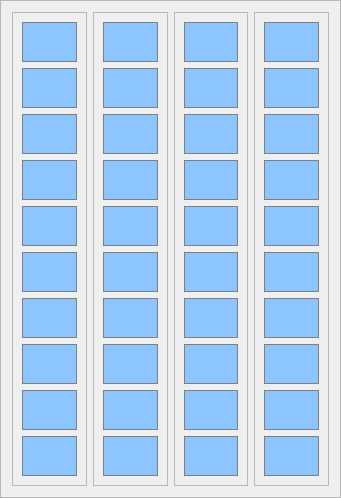
   <widget class="QFrame" name="Page">
    <property name="geometry">
     <rect>
      <x>180</x>
      <y>50</y>
      <width>341</width>
      <height>281</height>
     </rect>
    </property>
    <property name="frameShape">
     <enum>QFrame::StyledPanel</enum>
    </property>
    <property name="frameShadow">
     <enum>QFrame::Raised</enum>
    </property>
    <layout class="QHBoxLayout" name="horizontalLayout">
     <item>
      <widget class="QFrame" name="P_1">
       <property name="frameShape">
        <enum>QFrame::StyledPanel</enum>
       </property>
       <property name="frameShadow">
        <enum>QFrame::Raised</enum>
       </property>
       <layout class="QVBoxLayout" name="verticalLayout_4">
        <item>
         <widget class="QLabel" name="I_00">
          <property name="styleSheet">
           <string notr="true">background:rgb(141, 198, 255);
color:white;
border: 1px solid gray;
padding: 5px;
font-weight: bold;
text-align: center;</string>
          </property>
          <property name="text">
           <string>&lt;html&gt;&lt;head/&gt;&lt;body&gt;&lt;p align=&quot;center&quot;&gt;&lt;br/&gt;&lt;/p&gt;&lt;/body&gt;&lt;/html&gt;</string>
          </property>
         </widget>
        </item>
        <item>
         <widget class="QLabel" name="I_01">
          <property name="styleSheet">
           <string notr="true">background:rgb(141, 198, 255);
color:white;
border: 1px solid gray;
padding: 5px;
font-weight: bold;
text-align: center;</string>
          </property>
          <property name="text">
           <string>&lt;html&gt;&lt;head/&gt;&lt;body&gt;&lt;p align=&quot;center&quot;&gt;&lt;br/&gt;&lt;/p&gt;&lt;/body&gt;&lt;/html&gt;</string>
          </property>
         </widget>
        </item>
        <item>
         <widget class="QLabel" name="I_02">
          <property name="styleSheet">
           <string notr="true">background:rgb(141, 198, 255);
color:white;
border: 1px solid gray;
padding: 5px;
font-weight: bold;
text-align: center;</string>
          </property>
          <property name="text">
           <string>&lt;html&gt;&lt;head/&gt;&lt;body&gt;&lt;p align=&quot;center&quot;&gt;&lt;br/&gt;&lt;/p&gt;&lt;/body&gt;&lt;/html&gt;</string>
          </property>
         </widget>
        </item>
        <item>
         <widget class="QLabel" name="I_03">
          <property name="styleSheet">
           <string notr="true">background:rgb(141, 198, 255);
color:white;
border: 1px solid gray;
padding: 5px;
font-weight: bold;
text-align: center;</string>
          </property>
          <property name="text">
           <string>&lt;html&gt;&lt;head/&gt;&lt;body&gt;&lt;p align=&quot;center&quot;&gt;&lt;br/&gt;&lt;/p&gt;&lt;/body&gt;&lt;/html&gt;</string>
          </property>
         </widget>
        </item>
        <item>
         <widget class="QLabel" name="I_04">
          <property name="styleSheet">
           <string notr="true">background:rgb(141, 198, 255);
color:white;
border: 1px solid gray;
padding: 5px;
font-weight: bold;
text-align: center;</string>
          </property>
          <property name="text">
           <string>&lt;html&gt;&lt;head/&gt;&lt;body&gt;&lt;p align=&quot;center&quot;&gt;&lt;br/&gt;&lt;/p&gt;&lt;/body&gt;&lt;/html&gt;</string>
          </property>
         </widget>
        </item>
        <item>
         <widget class="QLabel" name="I_05">
          <property name="styleSheet">
           <string notr="true">background:rgb(141, 198, 255);
color:white;
border: 1px solid gray;
padding: 5px;
font-weight: bold;
text-align: center;</string>
          </property>
          <property name="text">
           <string>&lt;html&gt;&lt;head/&gt;&lt;body&gt;&lt;p align=&quot;center&quot;&gt;&lt;br/&gt;&lt;/p&gt;&lt;/body&gt;&lt;/html&gt;</string>
          </property>
         </widget>
        </item>
        <item>
         <widget class="QLabel" name="I_06">
          <property name="styleSheet">
           <string notr="true">background:rgb(141, 198, 255);
color:white;
border: 1px solid gray;
padding: 5px;
font-weight: bold;
text-align: center;</string>
          </property>
          <property name="text">
           <string>&lt;html&gt;&lt;head/&gt;&lt;body&gt;&lt;p align=&quot;center&quot;&gt;&lt;br/&gt;&lt;/p&gt;&lt;/body&gt;&lt;/html&gt;</string>
          </property>
         </widget>
        </item>
        <item>
         <widget class="QLabel" name="I_07">
          <property name="styleSheet">
           <string notr="true">background:rgb(141, 198, 255);
color:white;
border: 1px solid gray;
padding: 5px;
font-weight: bold;
text-align: center;</string>
          </property>
          <property name="text">
           <string>&lt;html&gt;&lt;head/&gt;&lt;body&gt;&lt;p align=&quot;center&quot;&gt;&lt;br/&gt;&lt;/p&gt;&lt;/body&gt;&lt;/html&gt;</string>
          </property>
         </widget>
        </item>
        <item>
         <widget class="QLabel" name="I_08">
          <property name="styleSheet">
           <string notr="true">background:rgb(141, 198, 255);
color:white;
border: 1px solid gray;
padding: 5px;
font-weight: bold;
text-align: center;</string>
          </property>
          <property name="text">
           <string>&lt;html&gt;&lt;head/&gt;&lt;body&gt;&lt;p align=&quot;center&quot;&gt;&lt;br/&gt;&lt;/p&gt;&lt;/body&gt;&lt;/html&gt;</string>
          </property>
         </widget>
        </item>
        <item>
         <widget class="QLabel" name="I_09">
          <property name="styleSheet">
           <string notr="true">background:rgb(141, 198, 255);
color:white;
border: 1px solid gray;
padding: 5px;
font-weight: bold;
text-align: center;</string>
          </property>
          <property name="text">
           <string>&lt;html&gt;&lt;head/&gt;&lt;body&gt;&lt;p align=&quot;center&quot;&gt;&lt;br/&gt;&lt;/p&gt;&lt;/body&gt;&lt;/html&gt;</string>
          </property>
         </widget>
        </item>
       </layout>
      </widget>
     </item>
     <item>
      <widget class="QFrame" name="P_2">
       <property name="frameShape">
        <enum>QFrame::StyledPanel</enum>
       </property>
       <property name="frameShadow">
        <enum>QFrame::Raised</enum>
       </property>
       <layout class="QVBoxLayout" name="verticalLayout_5">
        <item>
         <widget class="QLabel" name="I_10">
          <property name="styleSheet">
           <string notr="true">background:rgb(141, 198, 255);
color:white;
border: 1px solid gray;
padding: 5px;
font-weight: bold;
text-align: center;</string>
          </property>
          <property name="text">
           <string>&lt;html&gt;&lt;head/&gt;&lt;body&gt;&lt;p align=&quot;center&quot;&gt;&lt;br/&gt;&lt;/p&gt;&lt;/body&gt;&lt;/html&gt;</string>
          </property>
         </widget>
        </item>
        <item>
         <widget class="QLabel" name="I_11">
          <property name="styleSheet">
           <string notr="true">background:rgb(141, 198, 255);
color:white;
border: 1px solid gray;
padding: 5px;
font-weight: bold;
text-align: center;</string>
          </property>
          <property name="text">
           <string>&lt;html&gt;&lt;head/&gt;&lt;body&gt;&lt;p align=&quot;center&quot;&gt;&lt;br/&gt;&lt;/p&gt;&lt;/body&gt;&lt;/html&gt;</string>
          </property>
         </widget>
        </item>
        <item>
         <widget class="QLabel" name="I_12">
          <property name="styleSheet">
           <string notr="true">background:rgb(141, 198, 255);
color:white;
border: 1px solid gray;
padding: 5px;
font-weight: bold;
text-align: center;</string>
          </property>
          <property name="text">
           <string>&lt;html&gt;&lt;head/&gt;&lt;body&gt;&lt;p align=&quot;center&quot;&gt;&lt;br/&gt;&lt;/p&gt;&lt;/body&gt;&lt;/html&gt;</string>
          </property>
         </widget>
        </item>
        <item>
         <widget class="QLabel" name="I_13">
          <property name="styleSheet">
           <string notr="true">background:rgb(141, 198, 255);
color:white;
border: 1px solid gray;
padding: 5px;
font-weight: bold;
text-align: center;</string>
          </property>
          <property name="text">
           <string>&lt;html&gt;&lt;head/&gt;&lt;body&gt;&lt;p align=&quot;center&quot;&gt;&lt;br/&gt;&lt;/p&gt;&lt;/body&gt;&lt;/html&gt;</string>
          </property>
         </widget>
        </item>
        <item>
         <widget class="QLabel" name="I_14">
          <property name="styleSheet">
           <string notr="true">background:rgb(141, 198, 255);
color:white;
border: 1px solid gray;
padding: 5px;
font-weight: bold;
text-align: center;</string>
          </property>
          <property name="text">
           <string>&lt;html&gt;&lt;head/&gt;&lt;body&gt;&lt;p align=&quot;center&quot;&gt;&lt;br/&gt;&lt;/p&gt;&lt;/body&gt;&lt;/html&gt;</string>
          </property>
         </widget>
        </item>
        <item>
         <widget class="QLabel" name="I_15">
          <property name="styleSheet">
           <string notr="true">background:rgb(141, 198, 255);
color:white;
border: 1px solid gray;
padding: 5px;
font-weight: bold;
text-align: center;</string>
          </property>
          <property name="text">
           <string>&lt;html&gt;&lt;head/&gt;&lt;body&gt;&lt;p align=&quot;center&quot;&gt;&lt;br/&gt;&lt;/p&gt;&lt;/body&gt;&lt;/html&gt;</string>
          </property>
         </widget>
        </item>
        <item>
         <widget class="QLabel" name="I_16">
          <property name="styleSheet">
           <string notr="true">background:rgb(141, 198, 255);
color:white;
border: 1px solid gray;
padding: 5px;
font-weight: bold;
text-align: center;</string>
          </property>
          <property name="text">
           <string>&lt;html&gt;&lt;head/&gt;&lt;body&gt;&lt;p align=&quot;center&quot;&gt;&lt;br/&gt;&lt;/p&gt;&lt;/body&gt;&lt;/html&gt;</string>
          </property>
         </widget>
        </item>
        <item>
         <widget class="QLabel" name="I_17">
          <property name="styleSheet">
           <string notr="true">background:rgb(141, 198, 255);
color:white;
border: 1px solid gray;
padding: 5px;
font-weight: bold;
text-align: center;</string>
          </property>
          <property name="text">
           <string>&lt;html&gt;&lt;head/&gt;&lt;body&gt;&lt;p align=&quot;center&quot;&gt;&lt;br/&gt;&lt;/p&gt;&lt;/body&gt;&lt;/html&gt;</string>
          </property>
         </widget>
        </item>
        <item>
         <widget class="QLabel" name="I_18">
          <property name="styleSheet">
           <string notr="true">background:rgb(141, 198, 255);
color:white;
border: 1px solid gray;
padding: 5px;
font-weight: bold;
text-align: center;</string>
          </property>
          <property name="text">
           <string>&lt;html&gt;&lt;head/&gt;&lt;body&gt;&lt;p align=&quot;center&quot;&gt;&lt;br/&gt;&lt;/p&gt;&lt;/body&gt;&lt;/html&gt;</string>
          </property>
         </widget>
        </item>
        <item>
         <widget class="QLabel" name="I_19">
          <property name="styleSheet">
           <string notr="true">background:rgb(141, 198, 255);
color:white;
border: 1px solid gray;
padding: 5px;
font-weight: bold;
text-align: center;</string>
          </property>
          <property name="text">
           <string>&lt;html&gt;&lt;head/&gt;&lt;body&gt;&lt;p align=&quot;center&quot;&gt;&lt;br/&gt;&lt;/p&gt;&lt;/body&gt;&lt;/html&gt;</string>
          </property>
         </widget>
        </item>
       </layout>
      </widget>
     </item>
     <item>
      <widget class="QFrame" name="P_3">
       <property name="frameShape">
        <enum>QFrame::StyledPanel</enum>
       </property>
       <property name="frameShadow">
        <enum>QFrame::Raised</enum>
       </property>
       <layout class="QVBoxLayout" name="verticalLayout_6">
        <item>
         <widget class="QLabel" name="I_25">
          <property name="styleSheet">
           <string notr="true">background:rgb(141, 198, 255);
color:white;
border: 1px solid gray;
padding: 5px;
font-weight: bold;
text-align: center;</string>
          </property>
          <property name="text">
           <string>&lt;html&gt;&lt;head/&gt;&lt;body&gt;&lt;p align=&quot;center&quot;&gt;&lt;br/&gt;&lt;/p&gt;&lt;/body&gt;&lt;/html&gt;</string>
          </property>
         </widget>
        </item>
        <item>
         <widget class="QLabel" name="I_20">
          <property name="styleSheet">
           <string notr="true">background:rgb(141, 198, 255);
color:white;
border: 1px solid gray;
padding: 5px;
font-weight: bold;
text-align: center;</string>
          </property>
          <property name="text">
           <string>&lt;html&gt;&lt;head/&gt;&lt;body&gt;&lt;p align=&quot;center&quot;&gt;&lt;br/&gt;&lt;/p&gt;&lt;/body&gt;&lt;/html&gt;</string>
          </property>
         </widget>
        </item>
        <item>
         <widget class="QLabel" name="I_22">
          <property name="styleSheet">
           <string notr="true">background:rgb(141, 198, 255);
color:white;
border: 1px solid gray;
padding: 5px;
font-weight: bold;
text-align: center;</string>
          </property>
          <property name="text">
           <string>&lt;html&gt;&lt;head/&gt;&lt;body&gt;&lt;p align=&quot;center&quot;&gt;&lt;br/&gt;&lt;/p&gt;&lt;/body&gt;&lt;/html&gt;</string>
          </property>
         </widget>
        </item>
        <item>
         <widget class="QLabel" name="I_23">
          <property name="styleSheet">
           <string notr="true">background:rgb(141, 198, 255);
color:white;
border: 1px solid gray;
padding: 5px;
font-weight: bold;
text-align: center;</string>
          </property>
          <property name="text">
           <string>&lt;html&gt;&lt;head/&gt;&lt;body&gt;&lt;p align=&quot;center&quot;&gt;&lt;br/&gt;&lt;/p&gt;&lt;/body&gt;&lt;/html&gt;</string>
          </property>
         </widget>
        </item>
        <item>
         <widget class="QLabel" name="I_21">
          <property name="styleSheet">
           <string notr="true">background:rgb(141, 198, 255);
color:white;
border: 1px solid gray;
padding: 5px;
font-weight: bold;
text-align: center;</string>
          </property>
          <property name="text">
           <string>&lt;html&gt;&lt;head/&gt;&lt;body&gt;&lt;p align=&quot;center&quot;&gt;&lt;br/&gt;&lt;/p&gt;&lt;/body&gt;&lt;/html&gt;</string>
          </property>
         </widget>
        </item>
        <item>
         <widget class="QLabel" name="I_24">
          <property name="styleSheet">
           <string notr="true">background:rgb(141, 198, 255);
color:white;
border: 1px solid gray;
padding: 5px;
font-weight: bold;
text-align: center;</string>
          </property>
          <property name="text">
           <string>&lt;html&gt;&lt;head/&gt;&lt;body&gt;&lt;p align=&quot;center&quot;&gt;&lt;br/&gt;&lt;/p&gt;&lt;/body&gt;&lt;/html&gt;</string>
          </property>
         </widget>
        </item>
        <item>
         <widget class="QLabel" name="I_26">
          <property name="styleSheet">
           <string notr="true">background:rgb(141, 198, 255);
color:white;
border: 1px solid gray;
padding: 5px;
font-weight: bold;
text-align: center;</string>
          </property>
          <property name="text">
           <string>&lt;html&gt;&lt;head/&gt;&lt;body&gt;&lt;p align=&quot;center&quot;&gt;&lt;br/&gt;&lt;/p&gt;&lt;/body&gt;&lt;/html&gt;</string>
          </property>
         </widget>
        </item>
        <item>
         <widget class="QLabel" name="I_28">
          <property name="styleSheet">
           <string notr="true">background:rgb(141, 198, 255);
color:white;
border: 1px solid gray;
padding: 5px;
font-weight: bold;
text-align: center;</string>
          </property>
          <property name="text">
           <string>&lt;html&gt;&lt;head/&gt;&lt;body&gt;&lt;p align=&quot;center&quot;&gt;&lt;br/&gt;&lt;/p&gt;&lt;/body&gt;&lt;/html&gt;</string>
          </property>
         </widget>
        </item>
        <item>
         <widget class="QLabel" name="I_27">
          <property name="styleSheet">
           <string notr="true">background:rgb(141, 198, 255);
color:white;
border: 1px solid gray;
padding: 5px;
font-weight: bold;
text-align: center;</string>
          </property>
          <property name="text">
           <string>&lt;html&gt;&lt;head/&gt;&lt;body&gt;&lt;p align=&quot;center&quot;&gt;&lt;br/&gt;&lt;/p&gt;&lt;/body&gt;&lt;/html&gt;</string>
          </property>
         </widget>
        </item>
        <item>
         <widget class="QLabel" name="I_29">
          <property name="styleSheet">
           <string notr="true">background:rgb(141, 198, 255);
color:white;
border: 1px solid gray;
padding: 5px;
font-weight: bold;
text-align: center;</string>
          </property>
          <property name="text">
           <string>&lt;html&gt;&lt;head/&gt;&lt;body&gt;&lt;p align=&quot;center&quot;&gt;&lt;br/&gt;&lt;/p&gt;&lt;/body&gt;&lt;/html&gt;</string>
          </property>
         </widget>
        </item>
       </layout>
      </widget>
     </item>
     <item>
      <widget class="QFrame" name="P_4">
       <property name="frameShape">
        <enum>QFrame::StyledPanel</enum>
       </property>
       <property name="frameShadow">
        <enum>QFrame::Raised</enum>
       </property>
       <layout class="QVBoxLayout" name="verticalLayout_7">
        <item>
         <widget class="QLabel" name="I_31">
          <property name="styleSheet">
           <string notr="true">background:rgb(141, 198, 255);
color:white;
border: 1px solid gray;
padding: 5px;
font-weight: bold;
text-align: center;</string>
          </property>
          <property name="text">
           <string>&lt;html&gt;&lt;head/&gt;&lt;body&gt;&lt;p align=&quot;center&quot;&gt;&lt;br/&gt;&lt;/p&gt;&lt;/body&gt;&lt;/html&gt;</string>
          </property>
         </widget>
        </item>
        <item>
         <widget class="QLabel" name="I_36">
          <property name="styleSheet">
           <string notr="true">background:rgb(141, 198, 255);
color:white;
border: 1px solid gray;
padding: 5px;
font-weight: bold;
text-align: center;</string>
          </property>
          <property name="text">
           <string>&lt;html&gt;&lt;head/&gt;&lt;body&gt;&lt;p align=&quot;center&quot;&gt;&lt;br/&gt;&lt;/p&gt;&lt;/body&gt;&lt;/html&gt;</string>
          </property>
         </widget>
        </item>
        <item>
         <widget class="QLabel" name="I_34">
          <property name="styleSheet">
           <string notr="true">background:rgb(141, 198, 255);
color:white;
border: 1px solid gray;
padding: 5px;
font-weight: bold;
text-align: center;</string>
          </property>
          <property name="text">
           <string>&lt;html&gt;&lt;head/&gt;&lt;body&gt;&lt;p align=&quot;center&quot;&gt;&lt;br/&gt;&lt;/p&gt;&lt;/body&gt;&lt;/html&gt;</string>
          </property>
         </widget>
        </item>
        <item>
         <widget class="QLabel" name="I_32">
          <property name="styleSheet">
           <string notr="true">background:rgb(141, 198, 255);
color:white;
border: 1px solid gray;
padding: 5px;
font-weight: bold;
text-align: center;</string>
          </property>
          <property name="text">
           <string>&lt;html&gt;&lt;head/&gt;&lt;body&gt;&lt;p align=&quot;center&quot;&gt;&lt;br/&gt;&lt;/p&gt;&lt;/body&gt;&lt;/html&gt;</string>
          </property>
         </widget>
        </item>
        <item>
         <widget class="QLabel" name="I_38">
          <property name="styleSheet">
           <string notr="true">background:rgb(141, 198, 255);
color:white;
border: 1px solid gray;
padding: 5px;
font-weight: bold;
text-align: center;</string>
          </property>
          <property name="text">
           <string>&lt;html&gt;&lt;head/&gt;&lt;body&gt;&lt;p align=&quot;center&quot;&gt;&lt;br/&gt;&lt;/p&gt;&lt;/body&gt;&lt;/html&gt;</string>
          </property>
         </widget>
        </item>
        <item>
         <widget class="QLabel" name="I_37">
          <property name="styleSheet">
           <string notr="true">background:rgb(141, 198, 255);
color:white;
border: 1px solid gray;
padding: 5px;
font-weight: bold;
text-align: center;</string>
          </property>
          <property name="text">
           <string>&lt;html&gt;&lt;head/&gt;&lt;body&gt;&lt;p align=&quot;center&quot;&gt;&lt;br/&gt;&lt;/p&gt;&lt;/body&gt;&lt;/html&gt;</string>
          </property>
         </widget>
        </item>
        <item>
         <widget class="QLabel" name="I_35">
          <property name="styleSheet">
           <string notr="true">background:rgb(141, 198, 255);
color:white;
border: 1px solid gray;
padding: 5px;
font-weight: bold;
text-align: center;</string>
          </property>
          <property name="text">
           <string>&lt;html&gt;&lt;head/&gt;&lt;body&gt;&lt;p align=&quot;center&quot;&gt;&lt;br/&gt;&lt;/p&gt;&lt;/body&gt;&lt;/html&gt;</string>
          </property>
         </widget>
        </item>
        <item>
         <widget class="QLabel" name="I_33">
          <property name="styleSheet">
           <string notr="true">background:rgb(141, 198, 255);
color:white;
border: 1px solid gray;
padding: 5px;
font-weight: bold;
text-align: center;</string>
          </property>
          <property name="text">
           <string>&lt;html&gt;&lt;head/&gt;&lt;body&gt;&lt;p align=&quot;center&quot;&gt;&lt;br/&gt;&lt;/p&gt;&lt;/body&gt;&lt;/html&gt;</string>
          </property>
         </widget>
        </item>
        <item>
         <widget class="QLabel" name="I_30">
          <property name="styleSheet">
           <string notr="true">background:rgb(141, 198, 255);
color:white;
border: 1px solid gray;
padding: 5px;
font-weight: bold;
text-align: center;</string>
          </property>
          <property name="text">
           <string>&lt;html&gt;&lt;head/&gt;&lt;body&gt;&lt;p align=&quot;center&quot;&gt;&lt;br/&gt;&lt;/p&gt;&lt;/body&gt;&lt;/html&gt;</string>
          </property>
         </widget>
        </item>
        <item>
         <widget class="QLabel" name="I_39">
          <property name="styleSheet">
           <string notr="true">background:rgb(141, 198, 255);
color:white;
border: 1px solid gray;
padding: 5px;
font-weight: bold;
text-align: center;</string>
          </property>
          <property name="text">
           <string>&lt;html&gt;&lt;head/&gt;&lt;body&gt;&lt;p align=&quot;center&quot;&gt;&lt;br/&gt;&lt;/p&gt;&lt;/body&gt;&lt;/html&gt;</string>
          </property>
         </widget>
        </item>
       </layout>
      </widget>
     </item>
    </layout>
   </widget>
